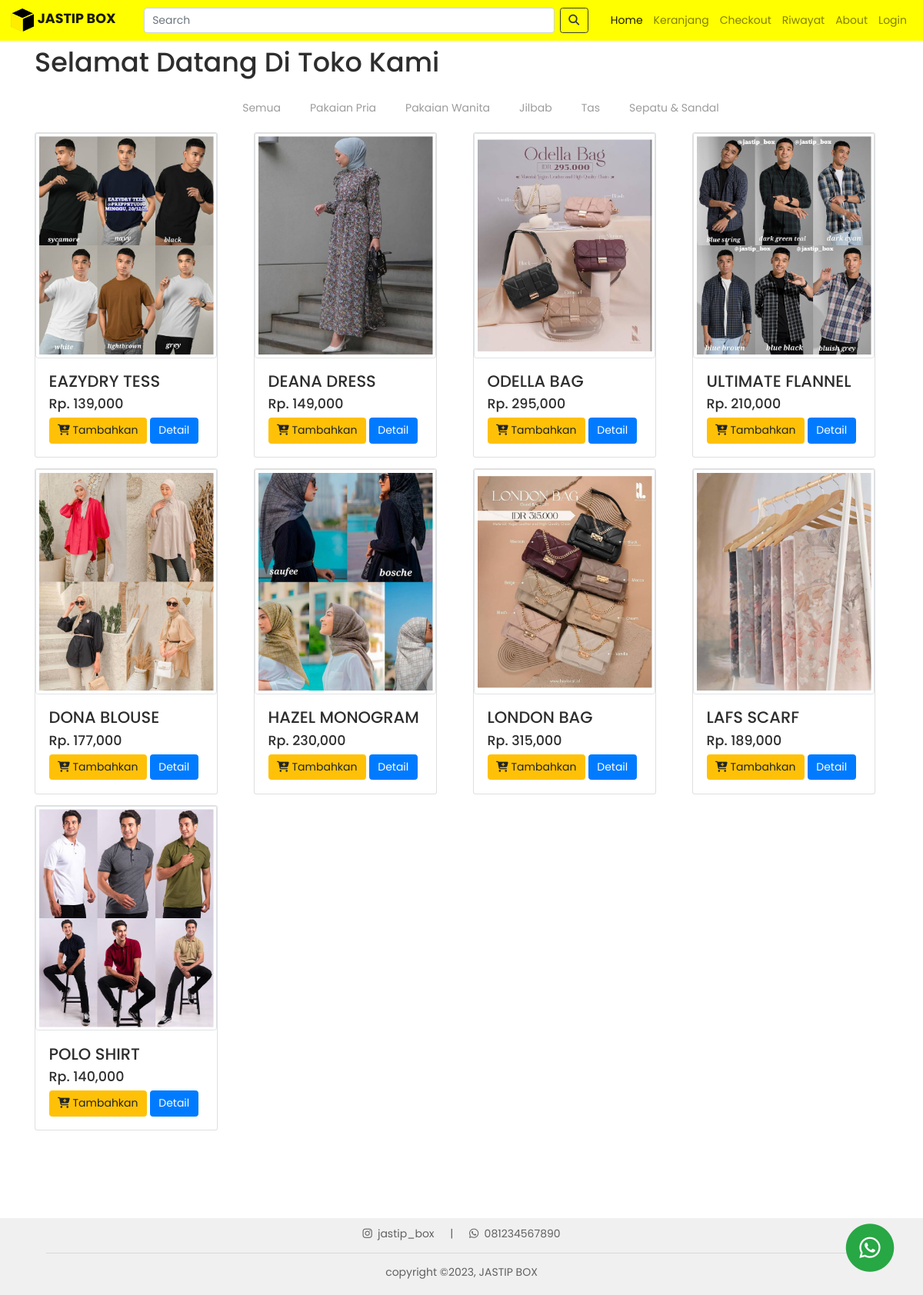
Page /project/index.php on the committed database.
### tables this page shows
CREATE TABLE `gudang` (
  `id_barang` int(11) NOT NULL,
  `nama_barang` varchar(100) NOT NULL,
  `deskripsi` text NOT NULL,
  `harga` int(11) NOT NULL,
  `gambar` varchar(100) NOT NULL,
  `kategori` varchar(100) NOT NULL,
  `stok` int(11) NOT NULL
);

### project/function.php (called while the page is built, shortened)
<?php
    $conn = mysqli_connect("localhost", "root", "", "jastipbox");
    function query($query){
        global $conn;
        $result = mysqli_query($conn, $query);
        $rows = [];
        while($row = mysqli_fetch_assoc($result)){
            $rows[] = $row;
        }
        return $rows;
    }

### project/home.php (the view)
<?php
$gudang = query("SELECT * FROM gudang WHERE stok NOT LIKE 0");
?>
<?php foreach ($gudang as $row) : ?>
    <div class="col-md-3 pb-3">
        <div class="card" style="width: 17rem;">
            <img src="img/<?= $row["gambar"]; ?>" alt="<?= $row["nama_barang"]; ?>" class="card-img-top img-thumbnail img-fluid">
            <div class="card-body">
                <h4><?= $row["nama_barang"]; ?></h4>
                <h5>Rp. <?= number_format($row["harga"]); ?></h5>
                <a href="beli.php?id=<?= $row["id_barang"]; ?>" class="btn btn-warning" style="font-size: 14px;"><i class="fas fa-cart-plus"></i> Tambahkan</a>
                <a href="detail.php?id=<?= $row["id_barang"]; ?>" class="btn btn-primary" style="font-size: 14px;">Detail</a>
            </div>
        </div>
    </div>
<?php endforeach; ?>

### project/index.php (shortened to what this page needs)
<?php
require "function.php";
$gudang = query("SELECT * FROM gudang WHERE stok NOT LIKE 0");
?>
<!doctype html>
<html lang="en">
<head>
  <link rel="stylesheet" href="https://cdn.jsdelivr.net/npm/bootstrap@4.6.1/dist/css/bootstrap.min.css">
  <link rel="stylesheet" href="css/index.css">
</head>
<body>
  <nav class="navbar navbar-expand-lg navbar-light" style="background-color: yellow">
    <a class="navbar-brand" href="index.php?halaman=semua">
      <img src="Assets/Logo.png" width="30" height="30" class="d-inline-block align-top" alt="jastipbox">
      <strong>JASTIP BOX</strong>
    </a>
    <div class="collapse navbar-collapse" id="navbarNav">
      <form class="form-inline my-2 my-lg-0 ml-auto" method="post">
        <input class="form-control mr-sm-2" type="search" placeholder="Search" aria-label="Search" name="keyword" autocomplete="off" id="keyword" size="40">
        <button class="btn btn-outline-dark my-2 my-sm-0" type="submit" name="cari" id="tombolcari"><i class="fas fa-search"></i></button>
      </form>
      <ul class="navbar-nav ml-auto">
        <li class="nav-item active">
          <a class="nav-link" href="index.php?halaman=semua">Home <span class="sr-only">(current)</span></a>
        </li>
        <li class="nav-item">
          <a class="nav-link" href="keranjang.php">Keranjang</a>
        </li>
        <li class="nav-item">
          <a class="nav-link" href="checkout.php">Checkout</a>
        </li>
        <li class="nav-item">
          <a class="nav-link" href="riwayat.php">Riwayat</a>
        </li>
        <li class="nav-item">
          <a class="nav-link" href="about.php">About</a>
        </li>
        <?php if (isset($_SESSION["login"])) : ?>
          <li class="nav-item">
            <a class="nav-link" href="logout.php">Logout</a>
          </li>
        <?php else : ?>
          <li class="nav-item">
            <a class="nav-link" href="login.php">Login</a>
          </li>
        <?php endif ?>
      </ul>
    </div>
  </nav>
  <main>
    <div class="d-flex flex-column">
      <div class="container pt-2">
        <?php if (isset($_POST['cari'])) : ?>
          <?php if (empty($gudang)) : ?>
            <h1 class="pb-3">Barang "<?= $_POST['keyword'] ?>"" tidak ditemukan</h1>
          <?php else : ?>
            <h1 class="pb-3">Hasil Pencarian</h1>
          <?php endif ?>
        <?php else : ?>
          <h1 class="pb-3">Selamat Datang Di Toko Kami</h1>
          <div class="kategori">
            <ul>
              <li>
                <a class="nav-link" href="index.php?halaman=semua">Semua</a>
              </li>
              <li>
                <a class="nav-link" href="index.php?halaman=pakaian_pria">Pakaian Pria</a>
              </li>
              <li>
                <a class="nav-link" href="index.php?halaman=pakaian_wanita">Pakaian Wanita</a>
              </li>
              <li>
                <a class="nav-link" href="index.php?halaman=jilbab">Jilbab</a>
              </li>
              <li>
                <a class="nav-link" href="index.php?halaman=tas">Tas</a>
              </li>
              <li>
                <a class="nav-link" href="index.php?halaman=sepatu_sandal">Sepatu & Sandal</a>
              </li>
            </ul>
          </div>
        <?php endif ?>
        <div class="row">
          <?php
          if (isset($_GET['halaman'])) {
            if ($_GET['halaman'] == 'semua') {
              include 'home.php';
            } elseif ($_GET['halaman'] == 'pakaian_pria') {
              include 'pakaian_pria.php';
            } elseif ($_GET['halaman'] == 'pakaian_wanita') {
              include 'pakaian_wanita.php';
            } elseif ($_GET['halaman'] == 'jilbab') {
              include 'jilbab.php';
            } elseif ($_GET['halaman'] == 'tas') {
              include 'tas.php';
            } elseif ($_GET['halaman'] == 'sepatu_sandal') {
              include 'sepatusandal.php';
            } elseif ($_GET['halaman'] == 'homesepatu_sandal') {
              include 'home.php';
            }
          } else {
            include 'home.php';
          }
          ?>
        </div>
      </div>
    </div>
  </main>
  <a class="wafixed" href="https://wa.me/6285732514711" target="_blank"><span class="fa-stack fa-lg">
      <i class="fa fa-circle fa-stack-2x text-success"></i>
      <i class="fa fa-whatsapp fa-stack-1x fa-inverse"></i>
    </span></a>
  <div class="row">
    <div class="col-md-12">
      <div class="footer text-center" style="color: rgb(97, 97, 97);">
        <a href="https://www.instagram.com/jastip_box/" style="text-decoration: none;" target="_blank" class="mr-2"><i class="fab fa-instagram mr-1"></i> jastip_box</a>
        |
        <a href="http://" style="text-decoration: none;" target="_blank" class="ml-2"><i class="fab fa-whatsapp mr-1"></i> 081234567890</a>
        <br>
        <hr width="90%">
        copyright &copy;, JASTIP BOX
      </div>
    </div>
  </div>
</body>
</html>

### project/css/index.css (style rules this page uses)
html,body { background-color: #ffffff; font-family: 'Poppins', sans-serif; color: #2d2d2d; font-size: 14px; min-height: 100vh; height: 100%; }
main { overflow: auto; padding-bottom: 100px; }
.container { min-height: 100%; padding-top: 20px; padding-bottom: 100px; }
.kategori { justify-content: center; display: flex; }
.kategori ul { display: flex; }
.kategori ul li { list-style: none; position: relative; padding-left: 10px; }
.kategori ul li a { color: #9c9c9c; position: relative; }
.wafixed { font-size: 25px; position: fixed; right: 30px; bottom: 30px; z-index: 999; }
@media screen and (min-width: 994px) { .form-control { width: 400px; } }
.footer { background-color: rgb(240, 240, 240); position: relative; height: 100px; margin-top: -100px; clear: both; text-align: center; color: rgb(97, 97, 97); padding-top: 10px; }
.footer a { text-decoration: none; color: rgb(97, 97, 97); padding: 10px; }

### rows in the picture
gudang: gambar (picture), nama_barang "EAZYDRY TESS", harga "139,000"
gudang: gambar (picture), nama_barang "DEANA DRESS", harga "149,000"
gudang: gambar (picture), nama_barang "ODELLA BAG", harga "295,000"
gudang: gambar (picture), nama_barang "ULTIMATE FLANNEL", harga "210,000"
gudang: gambar (picture), nama_barang "DONA BLOUSE", harga "177,000"
gudang: gambar (picture), nama_barang "HAZEL MONOGRAM", harga "230,000"
gudang: gambar (picture), nama_barang "LONDON BAG", harga "315,000"
gudang: gambar (picture), nama_barang "LAFS SCARF", harga "189,000"
gudang: gambar (picture), nama_barang "POLO SHIRT", harga "140,000"
